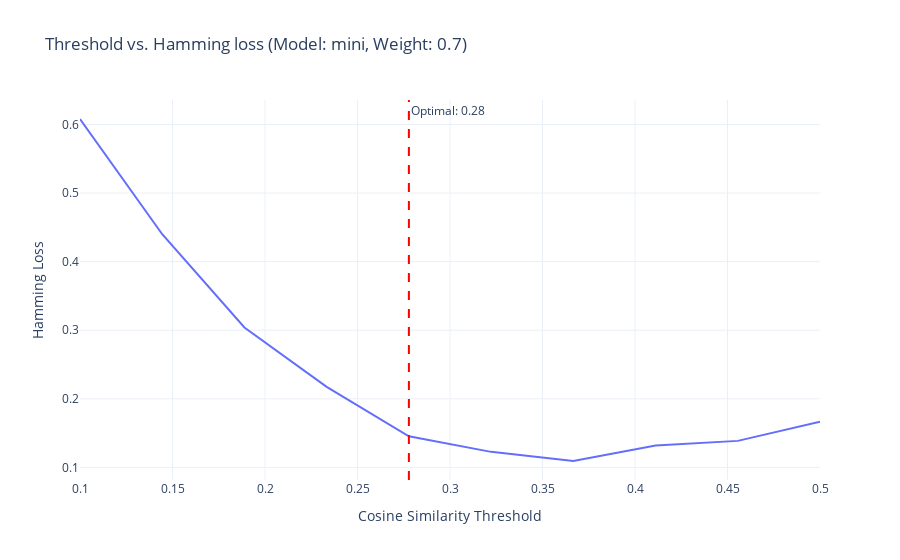

Notebook source saved alongside this figure:
### Code cell
# Create line plot for Hamming loss and cosine
fig = px.line(
    best_combo_df,
    x='threshold',
    y='hamming_loss',
    title=f"Threshold vs. Hamming loss (Model: {best_config['model']}, Weight: {best_config['weight']:.1f})",
    labels={'threshold': 'Cosine Similarity Threshold', 'hamming_loss': 'Hamming Loss'},
    template='plotly_white'
)

# Add vertical line for optimal threshold
fig.add_vline(
    x=best_config['threshold'],
    line_dash="dash",
    line_color="red",
    annotation_text=f"Optimal: {best_config['threshold']:.2f}",
    annotation_position="top right"
)

fig.show()

### Figure 1 — Plotly figure (JSON) as saved in the notebook; plotly's stock layout.template omitted (floating-point values rounded to 4 significant figures)
{"data": [{"hovertemplate": "Cosine Similarity Threshold=%{x}<br>Hamming Loss=%{y}<extra></extra>", "legendgroup": "", "line": {"color": "#636efa", "dash": "solid"}, "marker": {"symbol": "circle"}, "mode": "lines", "name": "", "orientation": "v", "showlegend": false, "type": "scatter", "x": [0.1, 0.1444, 0.1889, 0.2333, 0.2778, 0.3222, 0.3667, 0.4111, 0.4556, 0.5], "xaxis": "x", "y": [0.608, 0.44, 0.304, 0.2173, 0.1453, 0.1227, 0.1093, 0.132, 0.1387, 0.1667], "yaxis": "y"}], "layout": {"annotations": [{"showarrow": false, "text": "Optimal: 0.28", "x": 0.2778, "xanchor": "left", "xref": "x", "y": 1, "yanchor": "top", "yref": "y domain"}], "legend": {"tracegroupgap": 0}, "shapes": [{"line": {"color": "red", "dash": "dash"}, "type": "line", "x0": 0.2778, "x1": 0.2778, "xref": "x", "y0": 0, "y1": 1, "yref": "y domain"}], "title": {"text": "Threshold vs. Hamming loss (Model: mini, Weight: 0.7)"}, "xaxis": {"anchor": "y", "domain": [0, 1], "title": {"text": "Cosine Similarity Threshold"}}, "yaxis": {"anchor": "x", "domain": [0, 1], "title": {"text": "Hamming Loss"}}}}
